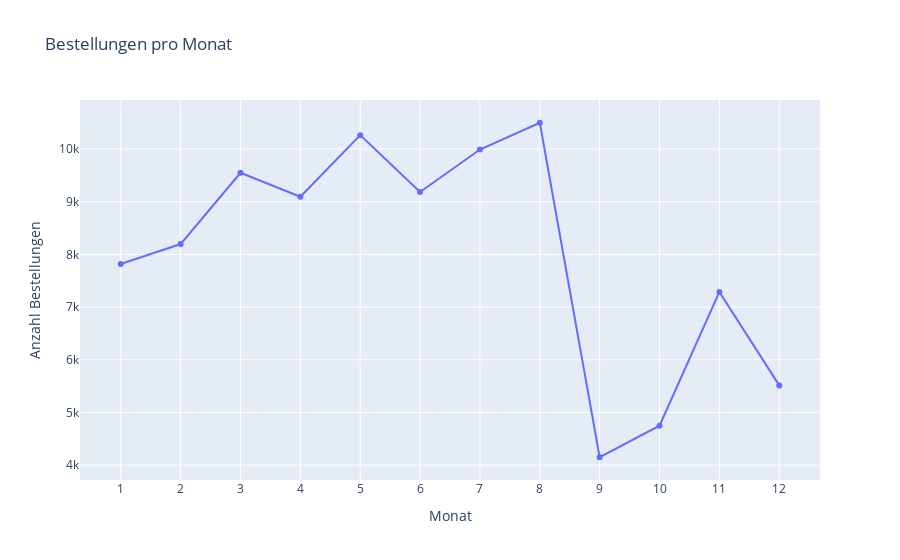

The notebook cell this image was saved under:
### Code cell
fig = px.line(
    grouped_month,
    x="month_pur",
    y="order_count",
    markers=True,
    title="Bestellungen pro Monat"
)
fig.update_layout(xaxis_title="Monat", yaxis_title="Anzahl Bestellungen")
fig.show()

### Figure 1 — Plotly figure (JSON) as saved in the notebook; plotly's stock layout.template omitted (floating-point values rounded to 4 significant figures)
{"data": [{"hovertemplate": "month_pur=%{x}<br>order_count=%{y}<extra></extra>", "legendgroup": "", "line": {"color": "#636efa", "dash": "solid"}, "marker": {"symbol": "circle"}, "mode": "lines+markers", "name": "", "orientation": "v", "showlegend": false, "type": "scatter", "x": ["1", "2", "3", "4", "5", "6", "7", "8", "9", "10", "11", "12"], "xaxis": "x", "y": [7817, 8197, 9549, 9094, 10264, 9185, 9991, 10499, 4150, 4748, 7288, 5514], "yaxis": "y"}], "layout": {"legend": {"tracegroupgap": 0}, "title": {"text": "Bestellungen pro Monat"}, "xaxis": {"anchor": "y", "domain": [0, 1], "title": {"text": "Monat"}}, "yaxis": {"anchor": "x", "domain": [0, 1], "title": {"text": "Anzahl Bestellungen"}}}}
